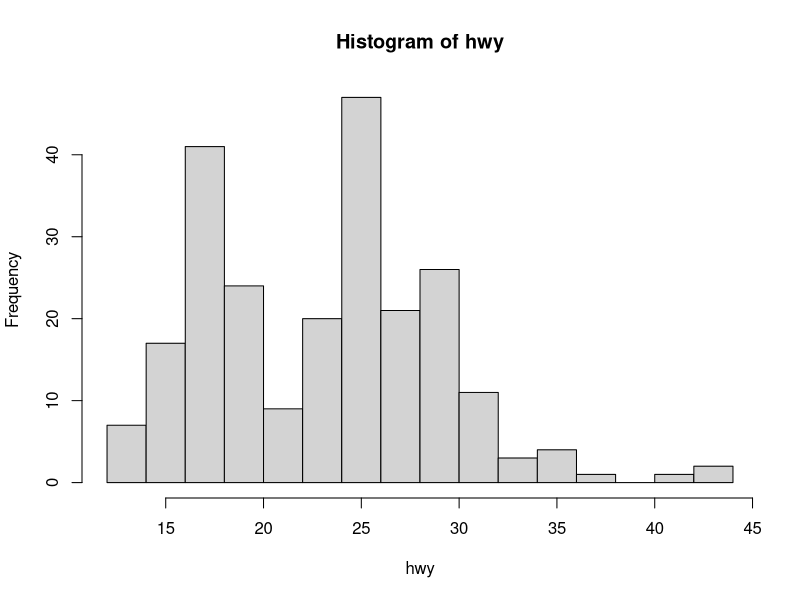

This chart was generated by the following R code:
library(ggplot2)
input<-mtcars[,c('mpg','cyl')]
print(head(input))
dat<-ggplot2::mpg
summary(dat$hwy)
min(dat$hwy)
max(dat$hwy)
range(dat$hwy)
hist(dat$hwy,
     xlab="hwy",
     main="Histogram of hwy",
     breaks=sqrt(length(dat$hwy))
)